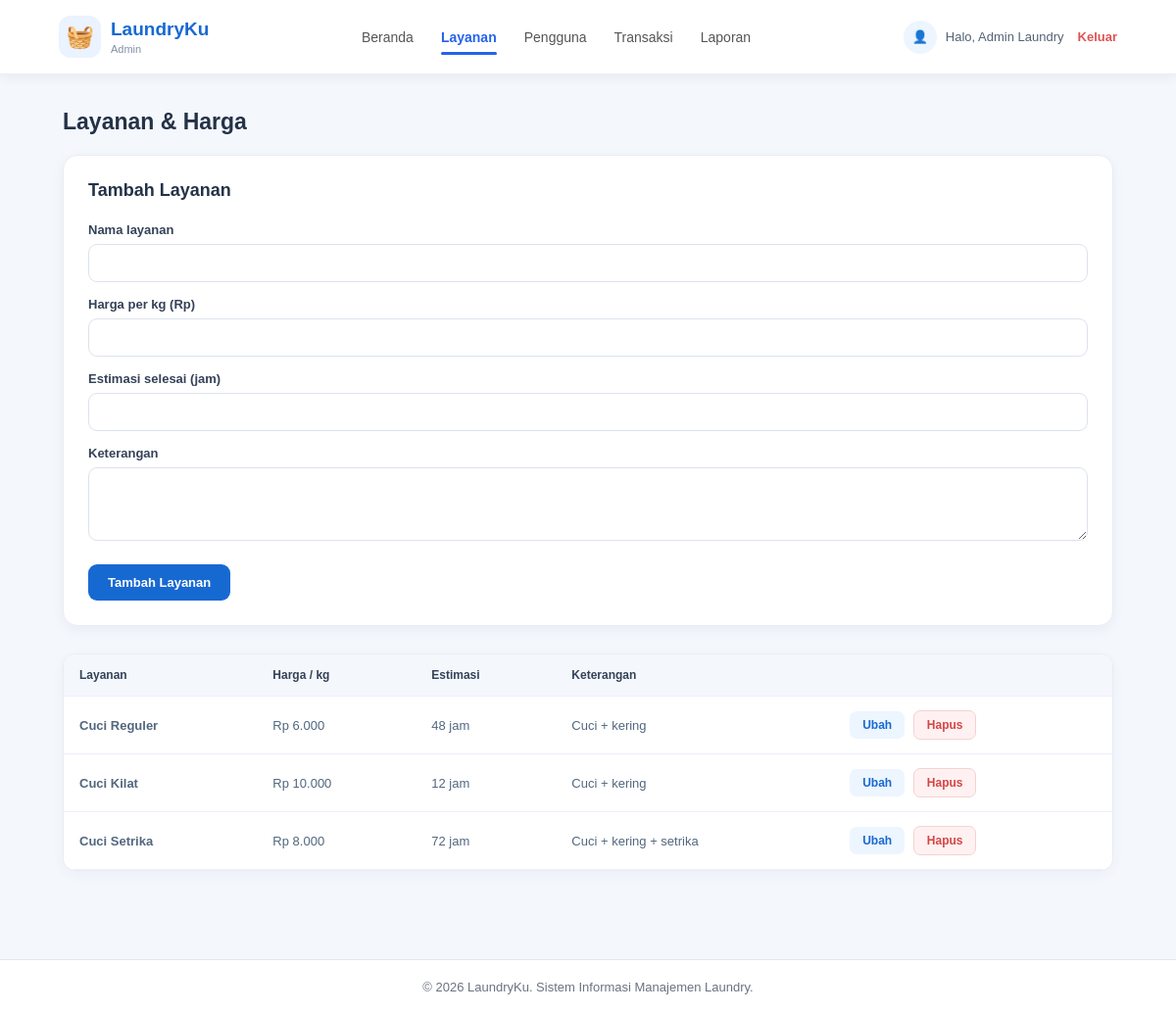
Page /admin/layanan.php (signed in) on the committed database.
### tables this page shows
CREATE TABLE tb_layanan (
  id_layanan INT(11) AUTO_INCREMENT PRIMARY KEY,
  nama_layanan VARCHAR(100) NOT NULL,
  harga_per_kg DECIMAL(10,2) NOT NULL,
  estimasi_selesai INT(11) NOT NULL COMMENT 'jam',
  keterangan TEXT
);

### config/koneksi.php (called while the page is built, shortened)
<?php
function e($s) { return htmlspecialchars((string)$s, ENT_QUOTES, 'UTF-8'); }
function rupiah($n) { return 'Rp ' . number_format((float)$n, 0, ',', '.'); }

### admin/layanan.php (the view, shortened to what this page needs)
<?php
require_once __DIR__ . '/../config/auth.php';
$edit = null;
$daftar = mysqli_query($conn, 'SELECT * FROM tb_layanan ORDER BY id_layanan');
require __DIR__ . '/_header.php';
?>
<div class="admin-service-page">
<h2>Layanan &amp; Harga</h2>
<form method="post" class="panel">
  <h3><?= $edit ? 'Ubah Layanan' : 'Tambah Layanan' ?></h3>
  <label>Nama layanan</label>
  <input name="nama_layanan" required maxlength="100" value="<?= e($edit['nama_layanan'] ?? '') ?>">
  <label>Harga per kg (Rp)</label>
  <input type="number" name="harga_per_kg" required min="0" step="100" value="<?= e($edit ? (int)$edit['harga_per_kg'] : '') ?>">
  <label>Estimasi selesai (jam)</label>
  <input type="number" name="estimasi_selesai" required min="1" value="<?= e($edit['estimasi_selesai'] ?? '') ?>">
  <label>Keterangan</label>
  <textarea name="keterangan" rows="2"><?= e($edit['keterangan'] ?? '') ?></textarea>
  <button type="submit"><?= $edit ? 'Simpan Perubahan' : 'Tambah Layanan' ?></button>
</form>
<div class="tbl-wrap">
<table>
  <tr><th>Layanan</th><th>Harga / kg</th><th>Estimasi</th><th>Keterangan</th><th></th></tr>
  <?php while ($l = mysqli_fetch_assoc($daftar)): ?>
  <tr>
    <td><strong><?= e($l['nama_layanan']) ?></strong></td>
    <td><?= rupiah($l['harga_per_kg']) ?></td>
    <td><?= (int)$l['estimasi_selesai'] ?> jam</td>
    <td><?= e($l['keterangan']) ?></td>
    <td>
      <a href="layanan.php?edit=<?= (int)$l['id_layanan'] ?>">Ubah</a>
      <form method="post" style="display:inline" onsubmit="return confirm('Hapus layanan ini?')">
        <button type="submit" style="width:auto;margin:0 0 0 8px;padding:4px 10px">Hapus</button>
      </form>
    </td>
  </tr>
  <?php endwhile; ?>
</table>
</div>
</div>
<?php require __DIR__ . '/_footer.php'; ?>

### admin/_header.php (shortened to what this page needs)
<?php
$halaman_aktif = basename($_SERVER['PHP_SELF']);
?>
<!DOCTYPE html>
<html lang="id">
<head>
    <link rel="stylesheet" href="<?= BASE_URL ?>/assets/style.css">
</head>
<body class="app-page">
<header class="app-header">
    <a class="app-brand" href="<?= BASE_URL ?>/admin/dashboard.php">
        <span class="brand-symbol">🧺</span>
        <span>
            <strong>LaundryKu</strong>
            <small>Admin</small>
        </span>
    </a>
    <nav class="app-nav">
        <a href="<?= BASE_URL ?>/admin/dashboard.php"
        class="<?= $halaman_aktif === 'dashboard.php' ? 'active' : '' ?>">
            Beranda
        </a>
        <a href="<?= BASE_URL ?>/admin/layanan.php"
        class="<?= $halaman_aktif === 'layanan.php' ? 'active' : '' ?>">
            Layanan
        </a>
        <a href="<?= BASE_URL ?>/admin/pengguna.php"
        class="<?= $halaman_aktif === 'pengguna.php' ? 'active' : '' ?>">
            Pengguna
        </a>
        <a href="<?= BASE_URL ?>/admin/transaksi.php"
        class="<?= $halaman_aktif === 'transaksi.php' ? 'active' : '' ?>">
            Transaksi
        </a>
        <a href="<?= BASE_URL ?>/admin/laporan.php"
        class="<?= $halaman_aktif === 'laporan.php' ? 'active' : '' ?>">
            Laporan
        </a>
    </nav>
    <div class="app-user">
        <span class="user-avatar">👤</span>
        <span class="user-name">Halo, <?= e($_SESSION['nama']) ?></span>
        <a class="logout-link" href="<?= BASE_URL ?>/auth/logout.php">Keluar</a>
    </div>
</header>
<main class="app-main">

### admin/_footer.php
</main>
<footer class="app-footer">
    <p>&copy; 2026 LaundryKu. Sistem Informasi Manajemen Laundry.</p>
</footer>
</body>
</html>

### rows in the picture
tb_layanan: nama_layanan "Cuci Reguler", harga_per_kg "Rp 6.000", estimasi_selesai "48", keterangan "Cuci + kering"
tb_layanan: nama_layanan "Cuci Kilat", harga_per_kg "Rp 10.000", estimasi_selesai "12", keterangan "Cuci + kering"
tb_layanan: nama_layanan "Cuci Setrika", harga_per_kg "Rp 8.000", estimasi_selesai "72", keterangan "Cuci + kering + setrika"

### other values in the picture
$_SESSION['nama'] "Admin Laundry"
